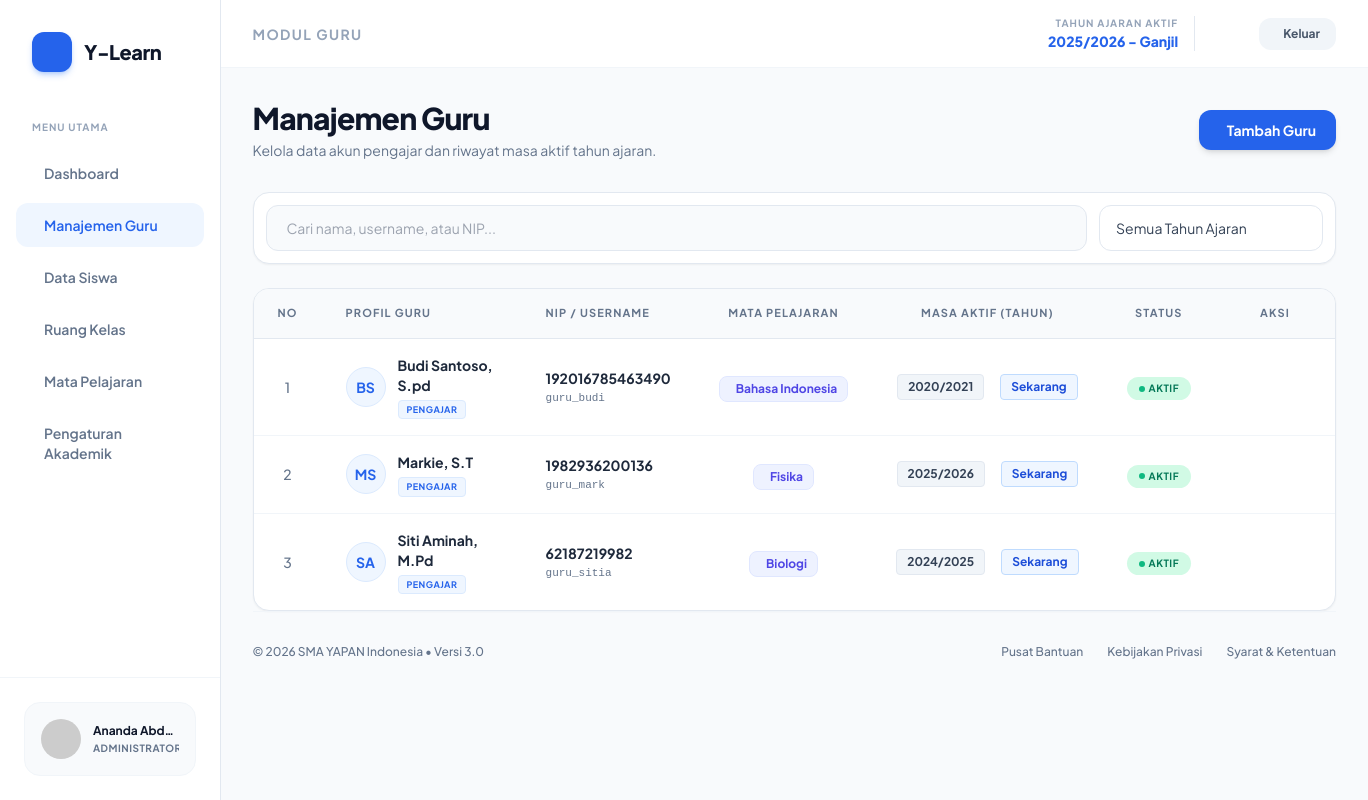
The page /admin/data_guru.php (signed in) on the database its author committed.
### tables this page shows
CREATE TABLE `users` (
  `id_user` int(11) NOT NULL,
  `username` varchar(50) NOT NULL,
  `password` varchar(255) NOT NULL,
  `nama_lengkap` varchar(100) NOT NULL,
  `nip` varchar(50) DEFAULT NULL,
  `tahun_masuk` varchar(20) DEFAULT NULL,
  `tahun_keluar` varchar(20) DEFAULT 'Sekarang',
  `nisn` varchar(20) DEFAULT NULL,
  `nis` varchar(20) DEFAULT NULL,
  `status_aktif` enum('Aktif','Non-Aktif') DEFAULT 'Aktif',
  `role` enum('admin','guru','siswa') NOT NULL,
  `id_kelas` int(11) DEFAULT NULL,
  `status` varchar(20) DEFAULT 'aktif',
  `id_mapel` int(11) DEFAULT NULL
);

CREATE TABLE `mapel` (
  `id_mapel` int(11) NOT NULL,
  `nama_mapel` varchar(100) NOT NULL,
  `id_kelas` int(11) DEFAULT NULL
);

### admin/data_guru.php (the view, shortened to what this page needs)
<?php
require_once '../config/koneksi.php';
$kata_kunci = "";
$query_search = "";
$query_tahun = "";
include '../includes/header.php';
?>
<div class="mb-8 flex flex-col md:flex-row md:items-center justify-between gap-4">
    <div>
        <h1 class="text-3xl font-extrabold text-slate-900 tracking-tight">Manajemen Guru</h1>
        <p class="text-slate-500 text-sm mt-1">Kelola data akun pengajar dan riwayat masa aktif tahun ajaran.</p>
    </div>
    <a href="tambah_guru.php" class="px-5 py-2.5 bg-[#2563EB] hover:bg-blue-700 text-white font-bold text-sm rounded-xl transition-colors flex items-center gap-2 shadow-md shrink-0">
        <i class="ph ph-plus-circle text-lg"></i> Tambah Guru
    </a>
</div>
<form action="" method="GET" class="flex flex-col md:flex-row gap-3 items-center bg-white p-3 border border-slate-200 rounded-2xl shadow-sm mb-6">
    <div class="relative flex-1 w-full">
        <input type="text" name="cari" value="<?php echo htmlspecialchars($kata_kunci); ?>" placeholder="Cari nama, username, atau NIP..."
            class="w-full pl-5 pr-20 py-3 bg-slate-50 hover:bg-white border border-slate-200 rounded-xl text-sm text-slate-800 focus:outline-none focus:border-blue-500 focus:ring-1 focus:ring-blue-500 transition-all">
        <div class="absolute inset-y-0 right-0 pr-3 flex items-center gap-1.5">
            <button type="submit" class="p-1 text-slate-400 hover:text-blue-600 transition-colors tooltip" title="Cari Data">
            </button>
        </div>
    </div>
    <div class="relative w-full md:w-56 shrink-0">
        <select name="tahun" onchange="this.form.submit()" class="w-full pl-4 pr-10 py-3 bg-white border border-slate-200 rounded-xl text-sm text-slate-700 focus:outline-none focus:border-blue-500 focus:ring-1 focus:ring-blue-500 appearance-none cursor-pointer transition-all">
            <option value="">Semua Tahun Ajaran</option>
        </select>
        <div class="absolute inset-y-0 right-0 pr-4 flex items-center pointer-events-none">
        </div>
    </div>
</form>
<div class="bg-white border border-slate-200 rounded-2xl shadow-sm overflow-x-auto">
    <table class="w-full text-left border-collapse">
        <thead>
            <tr class="bg-slate-50 border-b border-slate-200 text-[11px] font-extrabold text-slate-500 uppercase tracking-widest">
                <th class="px-6 py-4 w-12 text-center">No</th>
                <th class="px-6 py-4 min-w-[200px]">Profil Guru</th>
                <th class="px-6 py-4">NIP / Username</th>
                <th class="px-6 py-4 text-center">Mata Pelajaran</th>
                <th class="px-6 py-4 text-center">Masa Aktif (Tahun)</th>
                <th class="px-6 py-4 text-center">Status</th>
                <th class="px-6 py-4 text-center">Aksi</th>
            </tr>
        </thead>
        <tbody class="divide-y divide-slate-100">
            <?php
           $query_sql = "
                SELECT u.*, mp.nama_mapel
                FROM users u
                LEFT JOIN mapel mp ON u.id_mapel = mp.id_mapel
                WHERE u.role = 'guru'
                $query_search
                $query_tahun
                GROUP BY u.id_user
                ORDER BY u.nama_lengkap ASC
            ";
            $q_guru = mysqli_query($koneksi, $query_sql);
            $no = 1;
            if(mysqli_num_rows($q_guru) > 0):
                while($guru = mysqli_fetch_assoc($q_guru)):
                    $inisial = '';
                    $pecah_nama = explode(' ', $guru['nama_lengkap']);
                    if (isset($pecah_nama[0])) $inisial .= strtoupper(substr($pecah_nama[0], 0, 1));
                    if (isset($pecah_nama[1])) $inisial .= strtoupper(substr($pecah_nama[1], 0, 1));
                    $is_aktif = (empty($guru['tahun_keluar']) || strtolower($guru['tahun_keluar']) == 'sekarang');
                    $tahun_masuk_display = !empty($guru['tahun_masuk']) ? $guru['tahun_masuk'] : 'Belum Diatur';
                    $tahun_keluar_display = $is_aktif ? 'Sekarang' : $guru['tahun_keluar'];
            ?>
            <tr class="hover:bg-slate-50 transition-colors group">
                <td class="px-6 py-4 text-sm font-medium text-slate-500 text-center"><?php echo $no++; ?></td>
                <td class="px-6 py-4">
                    <div class="flex items-center gap-3">
                        <div class="w-10 h-10 rounded-full <?php echo $is_aktif ? 'bg-blue-50 text-blue-600 border-blue-100' : 'bg-slate-100 text-slate-400 border-slate-200'; ?> border flex items-center justify-center font-bold text-sm shrink-0 transition-colors">
                            <?php echo $inisial; ?>
                        </div>
                        <div>
                            <p class="text-sm font-bold text-slate-800"><?php echo htmlspecialchars($guru['nama_lengkap']); ?></p>
                            <span class="inline-block mt-0.5 px-2 py-0.5 bg-blue-50 text-blue-600 text-[9px] font-bold uppercase tracking-wider rounded border border-blue-100">Pengajar</span>
                        </div>
                    </div>
                </td>
                <td class="px-6 py-4">
                    <p class="text-sm text-slate-800 font-bold"><?php echo !empty($guru['nip']) ? htmlspecialchars($guru['nip']) : '-'; ?></p>
                    <p class="text-[11px] font-mono text-slate-500 mt-0.5"><?php echo htmlspecialchars($guru['username']); ?></p>
                </td>
                <td class="px-6 py-4 text-center">
                    <?php if(!empty($guru['nama_mapel'])): ?>
                        <span class="inline-flex items-center gap-1.5 px-2.5 py-1 bg-indigo-50 text-indigo-600 border border-indigo-100 text-xs font-bold rounded-lg whitespace-nowrap">
                            <i class="ph ph-books"></i> <?php echo htmlspecialchars($guru['nama_mapel']); ?>
                        </span>
                    <?php else: ?>
                        <span class="text-xs text-slate-400 italic">Belum mengampu</span>
                    <?php endif; ?>
                </td>
                <td class="px-6 py-4 text-center">
                    <div class="flex items-center justify-center gap-2">
                        <span class="px-2.5 py-1 bg-slate-100 text-slate-700 text-xs font-bold rounded border border-slate-200"><?php echo $tahun_masuk_display; ?></span>
                        <span class="px-2.5 py-1 <?php echo $is_aktif ? 'bg-blue-50 text-blue-700 border-blue-200' : 'bg-slate-100 text-slate-700 border-slate-200'; ?> text-xs font-bold rounded border"><?php echo $tahun_keluar_display; ?></span>
                    </div>
                </td>
                <td class="px-6 py-4 text-center">
                    <?php if($is_aktif): ?>
                        <span class="inline-flex items-center gap-1 px-3 py-1 bg-emerald-100 text-emerald-700 text-[10px] font-bold uppercase tracking-wider rounded-full">
                            <span class="w-1.5 h-1.5 rounded-full bg-emerald-500 animate-pulse"></span> Aktif
                        </span>
                    <?php else: ?>
                        <span class="inline-flex items-center gap-1 px-3 py-1 bg-rose-100 text-rose-700 text-[10px] font-bold uppercase tracking-wider rounded-full">
                            <span class="w-1.5 h-1.5 rounded-full bg-rose-500"></span> Nonaktif
                        </span>
                    <?php endif; ?>
                </td>
                <td class="px-6 py-4 text-center">
                </td>
            </tr>
            <?php
                endwhile;
            endif; ?>
        </tbody>
    </table>
</div>
<?php include '../includes/footer.php'; ?>

### includes/header.php (shortened to what this page needs)
<!DOCTYPE html>
<html lang="id">
<head>
    <script src="https://cdn.tailwindcss.com"></script>
</head>
<body class="text-slate-800">
<?php
$current_page = basename($_SERVER['PHP_SELF']);
?>
<div class="flex min-h-screen">
    <aside class="w-72 bg-white border-r border-slate-200 hidden lg:flex flex-col sticky top-0 h-screen">
        <div class="p-8 flex items-center gap-3">
            <div class="w-10 h-10 bg-sekolah-600 rounded-xl flex items-center justify-center shadow-md shadow-sekolah-500/30">
            </div>
            <span class="text-xl font-extrabold tracking-tight text-slate-900">Y-Learn</span>
        </div>
        <nav class="flex-1 px-4 space-y-2 mt-4">
            <p class="px-4 text-[10px] font-bold text-slate-400 uppercase tracking-widest mb-4">Menu Utama</p>
            <a href="index.php" class="sidebar-item flex items-center gap-3 px-4 py-3 text-sm font-semibold rounded-xl transition-all <?php echo ($current_page == 'index.php') ? 'text-sekolah-600 bg-sekolah-50' : 'text-slate-500 hover:bg-slate-50 hover:text-slate-900'; ?>">
                <i class="ph ph-squares-four text-xl <?php echo ($current_page == 'index.php') ? 'text-sekolah-600' : 'text-slate-400'; ?>"></i> Dashboard
            </a>
            <a href="data_guru.php" class="sidebar-item flex items-center gap-3 px-4 py-3 text-sm font-semibold rounded-xl transition-all <?php echo ($current_page == 'data_guru.php' || $current_page == 'tambah_guru.php') ? 'text-sekolah-600 bg-sekolah-50' : 'text-slate-500 hover:bg-slate-50 hover:text-slate-900'; ?>">
                <i class="ph ph-chalkboard-teacher text-xl <?php echo ($current_page == 'data_guru.php' || $current_page == 'tambah_guru.php') ? 'text-sekolah-600' : 'text-slate-400'; ?>"></i> Manajemen Guru
            </a>
            <a href="data_siswa.php" class="sidebar-item flex items-center gap-3 px-4 py-3 text-sm font-semibold rounded-xl transition-all <?php echo ($current_page == 'data_siswa.php' || $current_page == 'tambah_siswa.php') ? 'text-sekolah-600 bg-sekolah-50' : 'text-slate-500 hover:bg-slate-50 hover:text-slate-900'; ?>">
                <i class="ph ph-users-three text-xl <?php echo ($current_page == 'data_siswa.php' || $current_page == 'tambah_siswa.php') ? 'text-sekolah-600' : 'text-slate-400'; ?>"></i> Data Siswa
            </a>
            <a href="data_kelas.php" class="sidebar-item flex items-center gap-3 px-4 py-3 text-sm font-semibold rounded-xl transition-all <?php echo ($current_page == 'data_kelas.php') ? 'text-sekolah-600 bg-sekolah-50' : 'text-slate-500 hover:bg-slate-50 hover:text-slate-900'; ?>">
                <i class="ph ph-door text-xl <?php echo ($current_page == 'data_kelas.php') ? 'text-sekolah-600' : 'text-slate-400'; ?>"></i> Ruang Kelas
            </a>
            <a href="data_mapel.php" class="sidebar-item flex items-center gap-3 px-4 py-3 text-sm font-semibold rounded-xl transition-all <?php echo ($current_page == 'data_mapel.php') ? 'text-sekolah-600 bg-sekolah-50' : 'text-slate-500 hover:bg-slate-50 hover:text-slate-900'; ?>">
                <i class="ph ph-book-open text-xl <?php echo ($current_page == 'data_mapel.php') ? 'text-sekolah-600' : 'text-slate-400'; ?>"></i> Mata Pelajaran
            </a>
            <a href="pengaturan_akademik.php" class="sidebar-item flex items-center gap-3 px-4 py-3 text-sm font-semibold rounded-xl transition-all <?php echo ($current_page == 'pengaturan_akademik.php') ? 'text-sekolah-600 bg-sekolah-50' : 'text-slate-500 hover:bg-slate-50 hover:text-slate-900'; ?>">
                <i class="ph ph-gear text-xl <?php echo ($current_page == 'pengaturan_akademik.php') ? 'text-sekolah-600' : 'text-slate-400'; ?>"></i> Pengaturan Akademik
            </a>
        </nav>
        <div class="p-6 border-t border-slate-100">
            <a href="profil.php" class="bg-slate-50 border border-slate-100 rounded-2xl p-4 flex items-center gap-3 hover:bg-slate-100 hover:border-slate-200 hover:shadow-sm transition-all cursor-pointer group block">
                <img src="https://ui-avatars.com/api/?name=<?php echo urlencode($_SESSION['nama']); ?>&background=2563eb&color=fff" class="w-10 h-10 rounded-full group-hover:scale-105 transition-transform" alt="Avatar">
                <div class="overflow-hidden">
                    <p class="text-xs font-bold text-slate-900 truncate group-hover:text-sekolah-600 transition-colors"><?php echo $_SESSION['nama']; ?></p>
                    <p class="text-[10px] text-slate-500 uppercase font-bold tracking-wider mt-0.5">Administrator</p>
                </div>
            </a>
        </div>
    </aside>
    <main class="flex-1 flex flex-col">
        <header class="glass-nav sticky top-0 z-30 px-8 py-4 flex items-center justify-between">
            <h2 class="text-sm font-bold text-slate-400 uppercase tracking-widest">
                <?php
                    if($current_page == 'index.php') echo "Dashboard Overview";
                    else if($current_page == 'data_guru.php' || $current_page == 'tambah_guru.php') echo "Modul Guru";
                ?>
            </h2>
            <div class="flex items-center gap-4">
                <div class="hidden md:flex flex-col text-right mr-4 border-r border-slate-200 pr-4">
                    <span class="text-[10px] font-bold text-slate-400 uppercase tracking-widest">Tahun Ajaran Aktif</span>
                    <span class="text-sm font-extrabold text-sekolah-600">
                        <?php echo isset($_SESSION['nama_tahun_aktif']) ? $_SESSION['nama_tahun_aktif'] . ' - ' . $_SESSION['semester_aktif'] : 'Belum Diatur'; ?>
                    </span>
                </div>
                <div class="relative">
                    <button onclick="document.getElementById('notif-panel').classList.toggle('hidden')" class="p-2 text-slate-400 hover:text-sekolah-600 transition-colors relative">
                    </button>
                </div>
                <a href="../logout.php" class="flex items-center gap-2 px-4 py-2 bg-slate-100 text-slate-600 hover:bg-red-50 hover:text-red-600 rounded-xl text-xs font-bold transition-all">
                    <i class="ph ph-sign-out text-lg"></i> Keluar
                </a>
            </div>
        </header>
        <div class="p-8 max-w-7xl mx-auto w-full">

### includes/footer.php (shortened to what this page needs)
<footer class="mt-auto py-8 border-t border-slate-100">
            <div class="flex flex-col md:flex-row justify-between items-center gap-4 text-slate-500 text-xs font-medium">
                <p>&copy; 2026 SMA YAPAN Indonesia &bull; Versi 3.0</p>
                <div class="flex gap-6">
                    <a href="#" class="hover:text-sekolah-600 transition-colors">Pusat Bantuan</a>
                    <a href="#" class="hover:text-sekolah-600 transition-colors">Kebijakan Privasi</a>
                    <a href="#" class="hover:text-sekolah-600 transition-colors">Syarat & Ketentuan</a>
                </div>
            </div>
        </footer>
    </div> </main> </div>
</body>
</html>

### includes/header.php (style rules this page uses)
body { font-family: 'Plus Jakarta Sans', sans-serif; background-color: #f8fafc; }
.glass-nav { background: rgba(255, 255, 255, 0.9); backdrop-filter: blur(12px); border-bottom: 1px solid #f1f5f9; }

### rows shown on the page
users: nama_lengkap "BS", nama_lengkap "Budi Santoso, S.pd", nip "192016785463490", username "guru_budi", id_mapel.nama_mapel "Bahasa Indonesia", tahun_masuk "2020/2021", tahun_keluar "Sekarang", shows "AKTIF"
users: nama_lengkap "MS", nama_lengkap "Markie, S.T", nip "1982936200136", username "guru_mark", id_mapel.nama_mapel "Fisika", tahun_masuk "2025/2026", tahun_keluar "Sekarang", shows "AKTIF"
users: nama_lengkap "SA", nama_lengkap "Siti Aminah, M.Pd", nip "62187219982", username "guru_sitia", id_mapel.nama_mapel "Biologi", tahun_masuk "2024/2025", tahun_keluar "Sekarang", shows "AKTIF"

### other values the page prints
$_SESSION['nama'] "Ananda Abd…"
$_SESSION['nama_tahun_aktif'] "2025/2026"
$_SESSION['semester_aktif'] "Ganjil"
